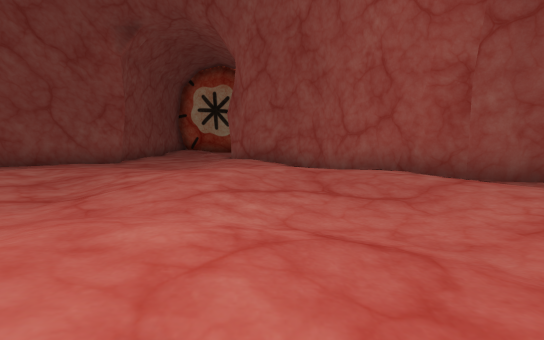
view 1 (above)

16 first-person views from a walk through a scene from a Unity 3-D project. The camera is 1.2 m above the floor, tilts 6° down and sees 85° across. The floor is counted in squares, 1.67 m on a side. Each view is taken from the middle of a square. On the plan, view 1 faces up. The plan holds only what a view shows up to about 10 squares ahead; the rest is blank. The place goes on beyond the plan. The player character is not drawn.

view 2
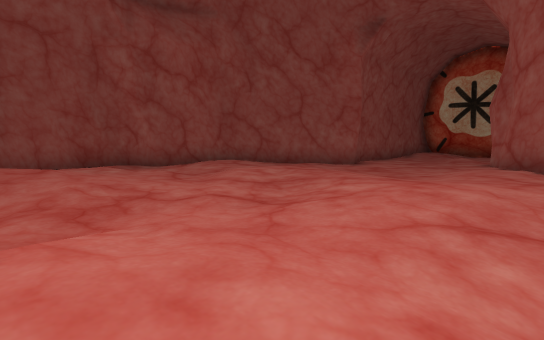

view 3
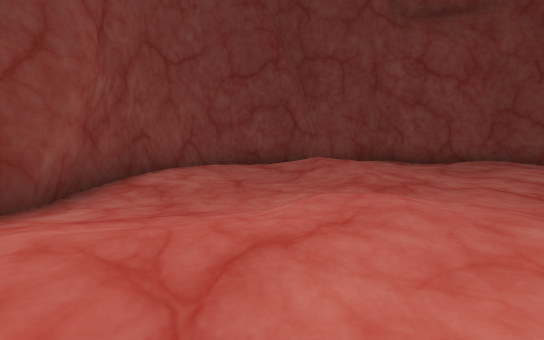

view 4
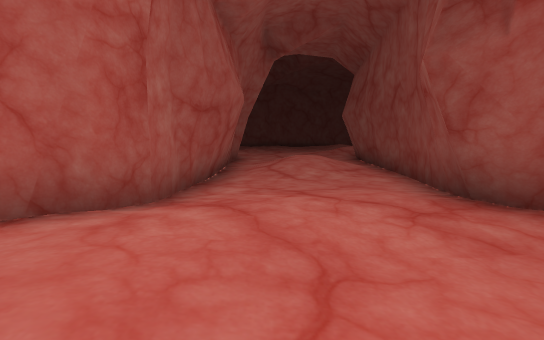

view 5
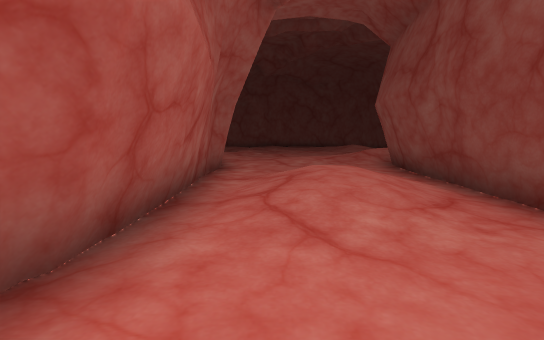

view 6
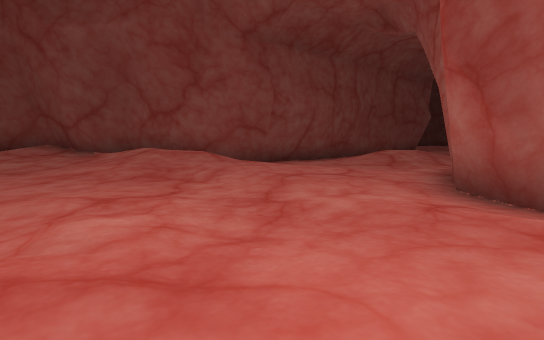

view 7
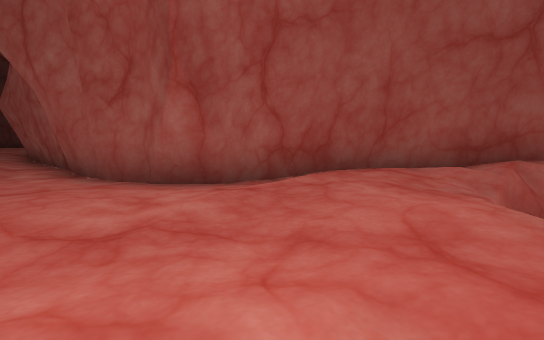

view 8
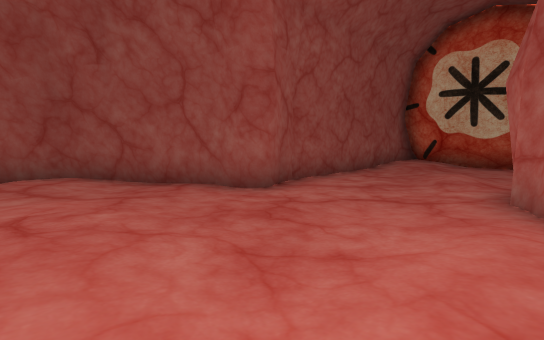

view 9
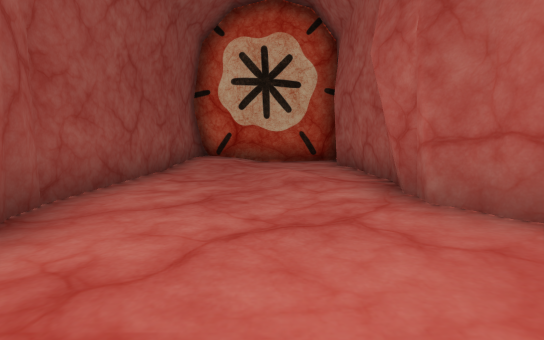

view 10
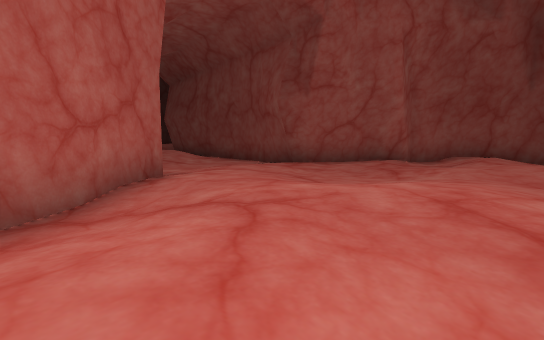

view 11
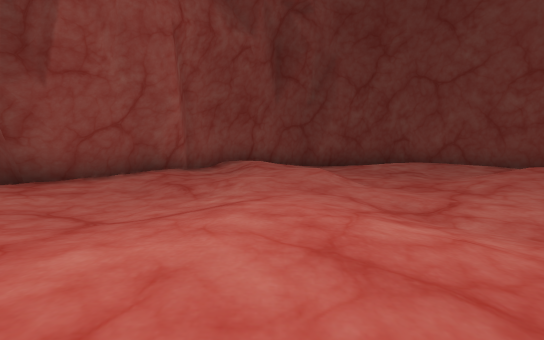

view 12
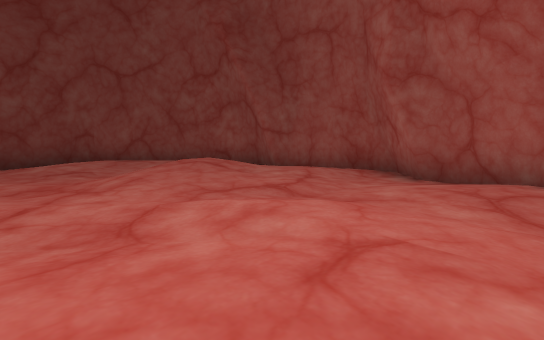

view 13
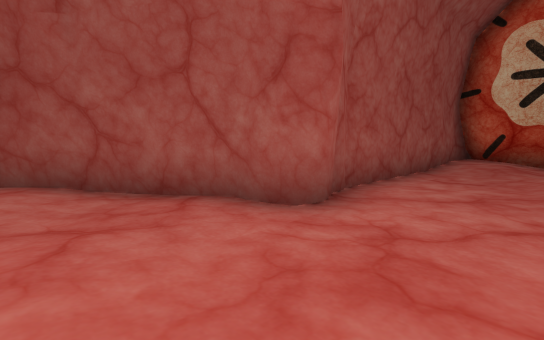

view 14
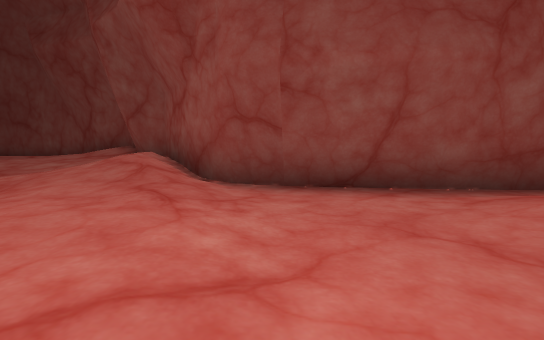

view 15
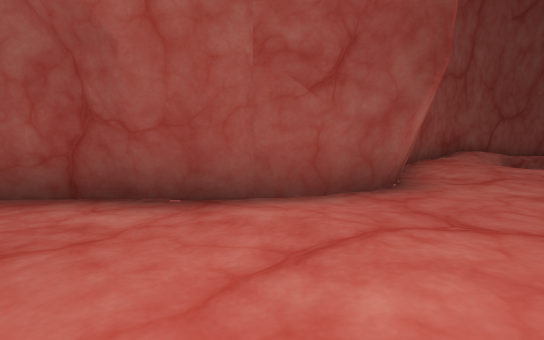

view 16
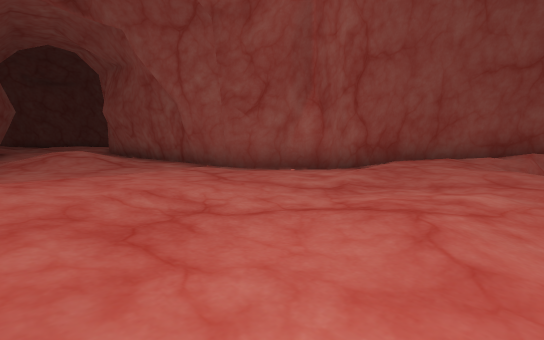

### Floor plan
Key: @ floor where view 1 was taken; # wall or solid block; . main floor; : floor 0.25 m higher than the main floor; - floor 0.25 m lower than the main floor; + floor 0.5 m higher than the main floor; / step, stairs or slope; = window, fence, low wall or low ledge.
Columns run from 10 left of view 1 to 19 right of it. Each row starts with its distance up from view 1.
 18     ######
 17     #..--#
 16     #..--#
 15     #..--#
 14     #--.-#
 13     #--..#
 12     #--..#
 11     #---.#                 ###
 10    #=#--.##               ##:=
  9   ##.---.:###            ##:/
  8  ##-..--.:.-#            #.:.
  7  #.......::.##           #.::/
  6  #...::::::::####  #######....
  5 ##...:..:::::..-####---....-..
  4 #-.......:.....-..::..-....-..
  3 #.:........-....-.:+:.--...-..
  2 #/.:::...:.....--./:..--....--
  1 ##.://..::...#=########-.::..-
  0  #...--./:@.##        =##//:.-
 -1  =#....-.::.#           #/+..-
 -2   ##/:...::##           ##+:..
 -3    #########             ###::
 -4                            #/:
 -5                            ###

Positions as (right, up) in squares from view 1, and headings:
1: (0, 0), facing up
2: (0, 1), facing up-left
3: (1, 0), facing left
4: (0, 4), facing right
5: (4, 4), facing right
6: (19, 7), facing down-left
7: (19, 4), facing up-left
8: (-1, 6), facing up-left
9: (-3, 8), facing up
10: (-2, 8), facing down-right
11: (-1, 7), facing down
12: (-3, 7), facing down-left
13: (-3, 7), facing up-left
14: (13, 5), facing down
15: (13, 2), facing up
16: (19, 1), facing up-left
